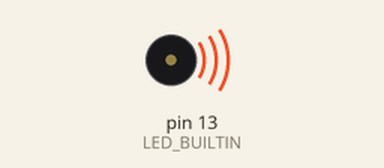
The sketch below on a simulated Arduino Uno, built with avr-gcc and run on an emulated ATmega328P. Parts: buzzer (waves = sounding).

Above: at 3.6 s.
At 17.4 s:
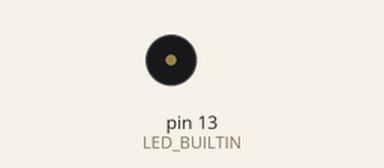
Timing chart, 0 to 18.9 s (numbered marks = the images above):
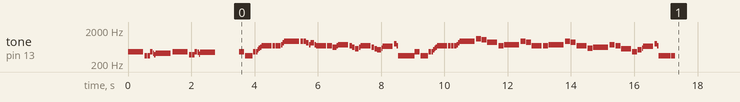

The sketch:

ZeldaTheme_with_blinking.ino
```cpp
/*
  The legend of Zelda theme
  Connect a piezo buzzer or speaker to pin 17.
  On souhaite remercier Robson Couto pour le code source de la musique qu'on a utilisé dans notre projet.
  More songs available at https://github.com/robsoncouto/arduino-songs
*/

#define NOTE_B0  31
#define NOTE_C1  33
#define NOTE_CS1 35
#define NOTE_D1  37
#define NOTE_DS1 39
#define NOTE_E1  41
#define NOTE_F1  44
#define NOTE_FS1 46
#define NOTE_G1  49
#define NOTE_GS1 52
#define NOTE_A1  55
#define NOTE_AS1 58
#define NOTE_B1  62
#define NOTE_C2  65
#define NOTE_CS2 69
#define NOTE_D2  73
#define NOTE_DS2 78
#define NOTE_E2  82
#define NOTE_F2  87
#define NOTE_FS2 93
#define NOTE_G2  98
#define NOTE_GS2 104
#define NOTE_A2  110
#define NOTE_AS2 117
#define NOTE_B2  123
#define NOTE_C3  131
#define NOTE_CS3 139
#define NOTE_D3  147
#define NOTE_DS3 156
#define NOTE_E3  165
#define NOTE_F3  175
#define NOTE_FS3 185
#define NOTE_G3  196
#define NOTE_GS3 208
#define NOTE_A3  220
#define NOTE_AS3 233
#define NOTE_B3  247
#define NOTE_C4  262
#define NOTE_CS4 277
#define NOTE_D4  294
#define NOTE_DS4 311
#define NOTE_E4  330
#define NOTE_F4  349
#define NOTE_FS4 370
#define NOTE_G4  392
#define NOTE_GS4 415
#define NOTE_A4  440
#define NOTE_AS4 466
#define NOTE_B4  494
#define NOTE_C5  523
#define NOTE_CS5 554
#define NOTE_D5  587
#define NOTE_DS5 622
#define NOTE_E5  659
#define NOTE_F5  698
#define NOTE_FS5 740
#define NOTE_G5  784
#define NOTE_GS5 831
#define NOTE_A5  880
#define NOTE_AS5 932
#define NOTE_B5  988
#define NOTE_C6  1047
#define NOTE_CS6 1109
#define NOTE_D6  1175
#define NOTE_DS6 1245
#define NOTE_E6  1319
#define NOTE_F6  1397
#define NOTE_FS6 1480
#define NOTE_G6  1568
#define NOTE_GS6 1661
#define NOTE_A6  1760
#define NOTE_AS6 1865
#define NOTE_B6  1976
#define NOTE_C7  2093
#define NOTE_CS7 2217
#define NOTE_D7  2349
#define NOTE_DS7 2489
#define NOTE_E7  2637
#define NOTE_F7  2794
#define NOTE_FS7 2960
#define NOTE_G7  3136
#define NOTE_GS7 3322
#define NOTE_A7  3520
#define NOTE_AS7 3729
#define NOTE_B7  3951
#define NOTE_C8  4186
#define NOTE_CS8 4435
#define NOTE_D8  4699
#define NOTE_DS8 4978
#define REST 0

//Ici j'ai créer une fonction pour manipuler plus facilement plusieurs musiques
void play_zelda(){
int tempo=340; //de base tempo vallait 170, mais vu qu'on fait le blink aussi(qui nous ralenti par 2x), on a doublé le tempo (pour aller 2x plus vite)

// change this to whichever pin you want to
int buzzer = 17;
pinMode(LED_BUILTIN, OUTPUT);
//int led = 2; //We will be blinking the LED in sync with the music !!

// notes of the moledy followed by the duration.
// a 4 means a quarter note, 8 an eighteenth , 16 sixteenth, so on
// !!negative numbers are used to represent dotted notes,
// so -4 means a dotted quarter note, that is, a quarter plus an eighteenth!!
int melody[] = {
  //Based on the arrangement at https://www.flutetunes.com/tunes.php?id=169

  NOTE_AS4,-2,  NOTE_F4,8,  NOTE_F4,8,  NOTE_AS4,8,//1
  NOTE_GS4,16,  NOTE_FS4,16,  NOTE_GS4,-2,
  NOTE_AS4,-2,  NOTE_FS4,8,  NOTE_FS4,8,  NOTE_AS4,8,
  NOTE_A4,16,  NOTE_G4,16,  NOTE_A4,-2,
  REST,1,

  NOTE_AS4,4,  NOTE_F4,-4,  NOTE_AS4,8,  NOTE_AS4,16,  NOTE_C5,16, NOTE_D5,16, NOTE_DS5,16,//7
  NOTE_F5,2,  NOTE_F5,8,  NOTE_F5,8,  NOTE_F5,8,  NOTE_FS5,16, NOTE_GS5,16,
  NOTE_AS5,-2,  NOTE_AS5,8,  NOTE_AS5,8,  NOTE_GS5,8,  NOTE_FS5,16,
  NOTE_GS5,-8,  NOTE_FS5,16,  NOTE_F5,2,  NOTE_F5,4,

  NOTE_DS5,-8, NOTE_F5,16, NOTE_FS5,2, NOTE_F5,8, NOTE_DS5,8, //11
  NOTE_CS5,-8, NOTE_DS5,16, NOTE_F5,2, NOTE_DS5,8, NOTE_CS5,8,
  NOTE_C5,-8, NOTE_D5,16, NOTE_E5,2, NOTE_G5,8,
  NOTE_F5,16, NOTE_F4,16, NOTE_F4,16, NOTE_F4,16,NOTE_F4,16,NOTE_F4,16,NOTE_F4,16,NOTE_F4,16,NOTE_F4,8, NOTE_F4,16,NOTE_F4,8,

  NOTE_AS4,4,  NOTE_F4,-4,  NOTE_AS4,8,  NOTE_AS4,16,  NOTE_C5,16, NOTE_D5,16, NOTE_DS5,16,//15
  NOTE_F5,2,  NOTE_F5,8,  NOTE_F5,8,  NOTE_F5,8,  NOTE_FS5,16, NOTE_GS5,16,
  NOTE_AS5,-2, NOTE_CS6,4,
  NOTE_C6,4, NOTE_A5,2, NOTE_F5,4,
  NOTE_FS5,-2, NOTE_AS5,4,
  NOTE_A5,4, NOTE_F5,2, NOTE_F5,4,

  NOTE_FS5,-2, NOTE_AS5,4,
  NOTE_A5,4, NOTE_F5,2, NOTE_D5,4,
  NOTE_DS5,-2, NOTE_FS5,4,
  NOTE_F5,4, NOTE_CS5,2, NOTE_AS4,4,
  NOTE_C5,-8, NOTE_D5,16, NOTE_E5,2, NOTE_G5,8,
  NOTE_F5,16, NOTE_F4,16, NOTE_F4,16, NOTE_F4,16,NOTE_F4,16,NOTE_F4,16,NOTE_F4,16,NOTE_F4,16,NOTE_F4,8, NOTE_F4,16,NOTE_F4,8

};

// sizeof gives the number of bytes, each int value is composed of two bytes (16 bits)
// there are two values per note (pitch and duration), so for each note there are four bytes
int notes=sizeof(melody)/sizeof(melody[0])/2;

// this calculates the duration of a whole note in ms (60s/tempo)*4 beats
int wholenote = (60000 * 4) / tempo;

int divider = 0, noteDuration = 0;


// iterate over the notes of the melody.
  // Remember, the array is twice the number of notes (notes + durations)
  //ici nous avons le traitement des delais, fréquence et note de la musique.
  for (int thisNote = 0; thisNote < notes * 2; thisNote = thisNote + 2) {

    // calculates the duration of each note
    divider = melody[thisNote + 1];
    if (divider > 0) {
      // regular note, just proceed
      noteDuration = (wholenote) / divider;
    } else if (divider < 0) {
      // dotted notes are represented with negative durations!!
      noteDuration = (wholenote) / abs(divider);
      noteDuration *= 1.5; // increases the duration in half for dotted notes
    }

    // we only play the note for 90% of the duration, leaving 10% as a pause
    tone(buzzer, melody[thisNote], noteDuration*0.9);
    tone(LED_BUILTIN, melody[thisNote], noteDuration*0.9);
    // Wait for the specified duration before playing the next note.
    delay(noteDuration);

    // stop the waveform generation before the next note.
    noTone(buzzer);
    noTone(LED_BUILTIN);
    }
}


void setup() {

  play_zelda();
}


void loop() {
  // no need to repeat the melody.
}
```
